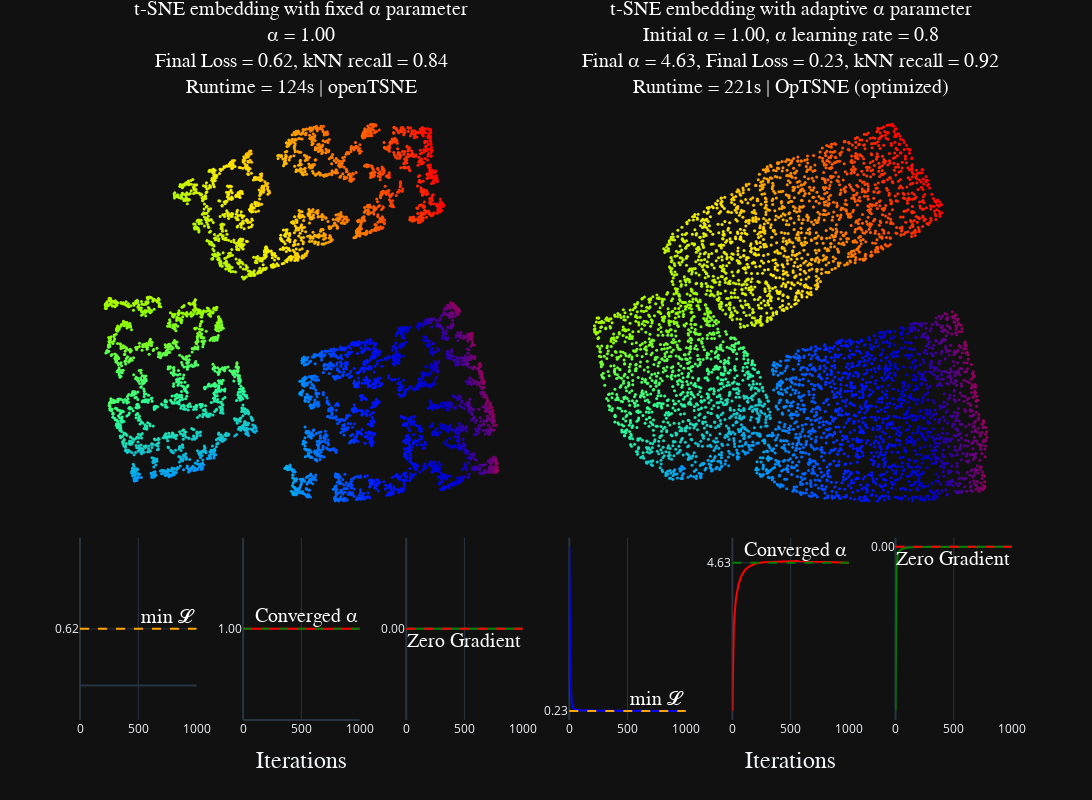

The cell this chart's notebook holds for it:
### Code cell
plot_side_by_side(
    refrence_tsne,
    optsne_optimized,
    labels=swiss_5k.labels,
    additional_title_1="Runtime = 124s | openTSNE",
    additional_title_2="Runtime = 221s | OpTSNE (optimized)",
)

### Figure 1 — Plotly figure (JSON) as saved in the notebook; plotly's stock layout.template omitted (floating-point values rounded to 4 significant figures; data arrays with more than 128 entries replaced by an {"elided": "..."} marker saying what was removed)
{"data": [{"marker": {"color": {"elided": "5000 float values"}, "colorscale": [[0, "rgb(150,0,90)"], [0.125, "rgb(0,0,200)"], [0.25, "rgb(0,25,255)"], [0.375, "rgb(0,152,255)"], [0.5, "rgb(44,255,150)"], [0.625, "rgb(151,255,0)"], [0.75, "rgb(255,234,0)"], [0.875, "rgb(255,111,0)"], [1, "rgb(255,0,0)"]], "showscale": false, "size": 3}, "mode": "markers", "name": "t-SNE Embedding: Swiss Roll (5000)", "type": "scatter", "x": {"elided": "5000 float values"}, "xaxis": "x", "y": {"elided": "5000 float values"}, "yaxis": "y"}, {"line": {"color": "blue"}, "mode": "lines", "name": "min 𝓛", "type": "scatter", "x": {"elided": "1000 int values"}, "xaxis": "x3", "y": {"elided": "1000 float values"}, "yaxis": "y3"}, {"line": {"color": "red"}, "mode": "lines", "name": "Converged α", "type": "scatter", "x": {"elided": "1000 int values"}, "xaxis": "x4", "y": {"elided": "1000 int values"}, "yaxis": "y4"}, {"line": {"color": "green"}, "mode": "lines", "name": "Zero Gradient", "type": "scatter", "x": {"elided": "1000 int values"}, "xaxis": "x5", "y": {"elided": "1000 int values"}, "yaxis": "y5"}, {"marker": {"color": {"elided": "5000 float values"}, "colorscale": [[0, "rgb(150,0,90)"], [0.125, "rgb(0,0,200)"], [0.25, "rgb(0,25,255)"], [0.375, "rgb(0,152,255)"], [0.5, "rgb(44,255,150)"], [0.625, "rgb(151,255,0)"], [0.75, "rgb(255,234,0)"], [0.875, "rgb(255,111,0)"], [1, "rgb(255,0,0)"]], "showscale": false, "size": 3}, "mode": "markers", "name": "t-SNE Embedding: Swiss Roll (5000)", "type": "scatter", "x": {"elided": "5000 float values"}, "xaxis": "x2", "y": {"elided": "5000 float values"}, "yaxis": "y2"}, {"line": {"color": "blue"}, "mode": "lines", "name": "min 𝓛", "type": "scatter", "x": {"elided": "1000 int values"}, "xaxis": "x6", "y": {"elided": "1000 float values"}, "yaxis": "y6"}, {"line": {"color": "red"}, "mode": "lines", "name": "Converged α", "type": "scatter", "x": {"elided": "1000 int values"}, "xaxis": "x7", "y": {"elided": "1000 float values"}, "yaxis": "y7"}, {"line": {"color": "green"}, "mode": "lines", "name": "Zero Gradient", "type": "scatter", "x": {"elided": "1000 int values"}, "xaxis": "x8", "y": {"elided": "1000 float values"}, "yaxis": "y8"}], "layout": {"annotations": [{"font": {"color": "white", "family": "Courier New, monospace", "size": 20}, "showarrow": false, "text": "t-SNE embedding with fixed α parameter<br>α = 1.00<br>Final Loss = 0.62, kNN recall = 0.84<br>Runtime = 124s | openTSNE", "x": 0.2375, "xanchor": "center", "xref": "paper", "y": 1, "yanchor": "bottom", "yref": "paper"}, {"font": {"color": "white", "family": "Courier New, monospace", "size": 20}, "showarrow": false, "text": "t-SNE embedding with adaptive α parameter<br>Initial α = 1.00, α learning rate = 0.8<br>Final α = 4.63, Final Loss = 0.23, kNN recall = 0.92<br>Runtime = 221s | OpTSNE (optimized)", "x": 0.7625, "xanchor": "center", "xref": "paper", "y": 1, "yanchor": "bottom", "yref": "paper"}, {"font": {"color": "white", "family": "Courier New, monospace", "size": 20}, "showarrow": false, "text": "min 𝓛", "x": 1, "xanchor": "right", "xref": "x3 domain", "y": 0.6226, "yanchor": "bottom", "yref": "y3"}, {"font": {"color": "white", "family": "Courier New, monospace", "size": 20}, "showarrow": false, "text": "Converged α", "x": 1, "xanchor": "right", "xref": "x4 domain", "y": 1, "yanchor": "bottom", "yref": "y4"}, {"font": {"color": "white", "family": "Courier New, monospace", "size": 20}, "showarrow": false, "text": "Zero Gradient", "x": 1, "xanchor": "right", "xref": "x5 domain", "y": 0, "yanchor": "top", "yref": "y5"}, {"font": {"color": "white", "family": "Courier New, monospace", "size": 20}, "showarrow": false, "text": "min 𝓛", "x": 1, "xanchor": "right", "xref": "x6 domain", "y": 0.2339, "yanchor": "bottom", "yref": "y6"}, {"font": {"color": "white", "family": "Courier New, monospace", "size": 20}, "showarrow": false, "text": "Converged α", "x": 1, "xanchor": "right", "xref": "x7 domain", "y": 4.629, "yanchor": "bottom", "yref": "y7"}, {"font": {"color": "white", "family": "Courier New, monospace", "size": 20}, "showarrow": false, "text": "Zero Gradient", "x": 1, "xanchor": "right", "xref": "x8 domain", "y": 0, "yanchor": "top", "yref": "y8"}], "height": 800, "shapes": [{"line": {"color": "orange", "dash": "dash"}, "type": "line", "x0": 0, "x1": 1, "xref": "x3 domain", "y0": 0.6226, "y1": 0.6226, "yref": "y3"}, {"line": {"color": "green", "dash": "dash"}, "type": "line", "x0": 0, "x1": 1, "xref": "x4 domain", "y0": 1, "y1": 1, "yref": "y4"}, {"line": {"color": "red", "dash": "dash"}, "type": "line", "x0": 0, "x1": 1, "xref": "x5 domain", "y0": 0, "y1": 0, "yref": "y5"}, {"line": {"color": "orange", "dash": "dash"}, "type": "line", "x0": 0, "x1": 1, "xref": "x6 domain", "y0": 0.2339, "y1": 0.2339, "yref": "y6"}, {"line": {"color": "green", "dash": "dash"}, "type": "line", "x0": 0, "x1": 1, "xref": "x7 domain", "y0": 4.629, "y1": 4.629, "yref": "y7"}, {"line": {"color": "red", "dash": "dash"}, "type": "line", "x0": 0, "x1": 1, "xref": "x8 domain", "y0": 0, "y1": 0, "yref": "y8"}], "showlegend": false, "title": {"font": {"color": "white", "family": "Courier New, monospace", "size": 20}, "text": "", "x": 0.5, "y": 0.99, "yanchor": "top"}, "width": 1600, "xaxis": {"anchor": "y", "domain": [0, 0.475], "showgrid": false, "showticklabels": false, "zeroline": false}, "xaxis2": {"anchor": "y2", "domain": [0.525, 1], "showgrid": false, "showticklabels": false, "zeroline": false}, "xaxis3": {"anchor": "y3", "domain": [0, 0.125], "range": [0, 1000], "ticktext": ["0", "500", "1000"], "tickvals": [0, 500, 1000], "title": {}}, "xaxis4": {"anchor": "y4", "domain": [0.175, 0.3], "range": [0, 1000], "ticktext": ["0", "500", "1000"], "tickvals": [0, 500, 1000], "title": {"font": {"family": "Courier New, monospace", "size": 24}, "text": "Iterations"}}, "xaxis5": {"anchor": "y5", "domain": [0.35, 0.475], "range": [0, 1000], "ticktext": ["0", "500", "1000"], "tickvals": [0, 500, 1000], "title": {}}, "xaxis6": {"anchor": "y6", "domain": [0.525, 0.65], "range": [0, 1000], "ticktext": ["0", "500", "1000"], "tickvals": [0, 500, 1000], "title": {}}, "xaxis7": {"anchor": "y7", "domain": [0.7, 0.825], "range": [0, 1000], "ticktext": ["0", "500", "1000"], "tickvals": [0, 500, 1000], "title": {"font": {"family": "Courier New, monospace", "size": 24}, "text": "Iterations"}}, "xaxis8": {"anchor": "y8", "domain": [0.875, 1], "range": [0, 1000], "ticktext": ["0", "500", "1000"], "tickvals": [0, 500, 1000], "title": {}}, "yaxis": {"anchor": "x", "domain": [0.314, 1], "showgrid": false, "showticklabels": false, "zeroline": false}, "yaxis2": {"anchor": "x2", "domain": [0.314, 1], "showgrid": false, "showticklabels": false, "zeroline": false}, "yaxis3": {"anchor": "x3", "domain": [0, 0.294], "ticktext": ["0.62"], "tickvals": [0.6226]}, "yaxis4": {"anchor": "x4", "domain": [0, 0.294], "ticktext": ["1.00"], "tickvals": [1]}, "yaxis5": {"anchor": "x5", "domain": [0, 0.294], "ticktext": ["0.00"], "tickvals": [0]}, "yaxis6": {"anchor": "x6", "domain": [0, 0.294], "ticktext": ["0.23"], "tickvals": [0.2339]}, "yaxis7": {"anchor": "x7", "domain": [0, 0.294], "ticktext": ["4.63"], "tickvals": [4.629]}, "yaxis8": {"anchor": "x8", "domain": [0, 0.294], "ticktext": ["0.00"], "tickvals": [0]}}}
